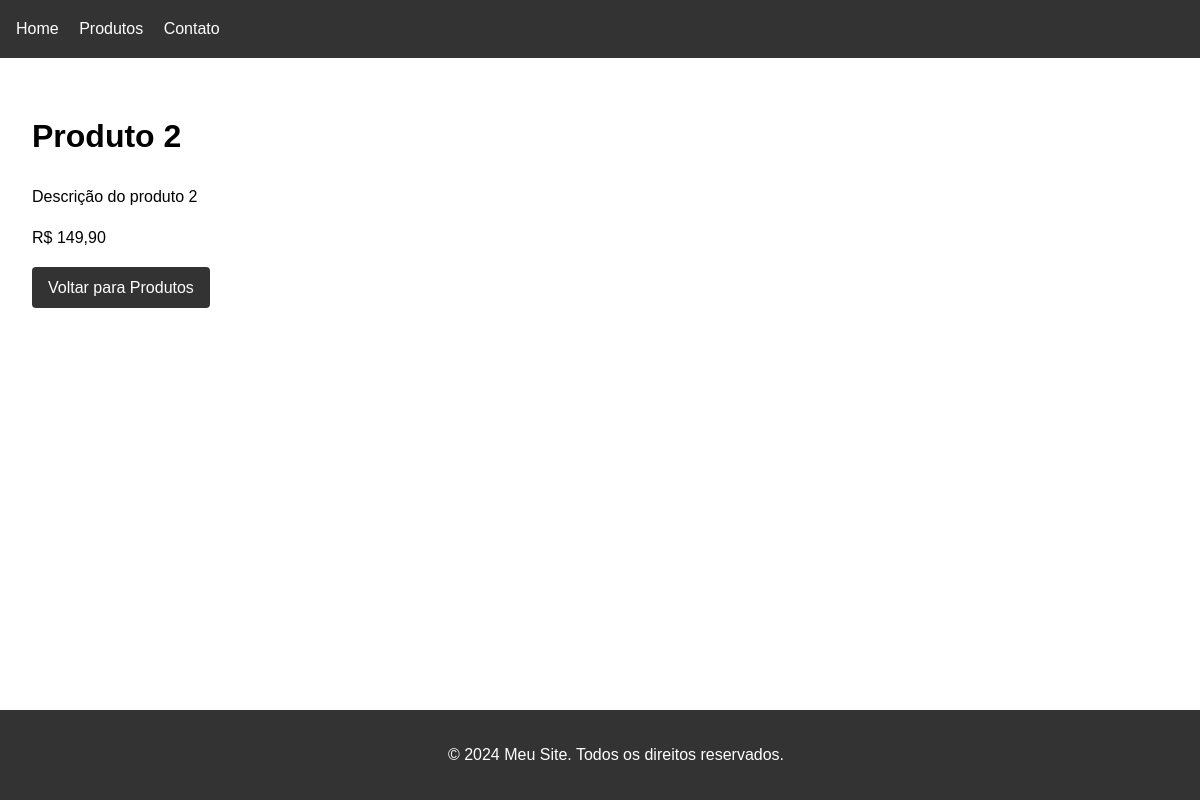
/index.php/produtos/2, run on the app's committed database.
### tables this page shows
CREATE TABLE products (
    id INTEGER PRIMARY KEY AUTOINCREMENT,
    name TEXT NOT NULL,
    description TEXT,
    price DECIMAL(10,2) NOT NULL
);

### Core/Controller.php (called while the page is built, shortened)
<?php
abstract class Controller {
    protected View $view;
    public function __construct(array $params) {
        $this->view = new View();
    }
    protected function render(string $view, array $data = []): void {
        $this->view->render($view, $data);
    }
}

### public/index.php (called while the page is built, shortened)
<?php
$router = new Core\Router();
$router->add('', ['controller' => 'Home', 'action' => 'index']);
$router->add('/', ['controller' => 'Home', 'action' => 'index']);
$router->add('produtos', ['controller' => 'Products', 'action' => 'index']);
$router->add('produtos/(\d+)', ['controller' => 'Products', 'action' => 'view']);
$router->add('contato', ['controller' => 'Contact', 'action' => 'index']);
$url = $_SERVER['REQUEST_URI'];
$url = parse_url($url, PHP_URL_PATH);
$url = str_replace('/index.php', '', $url);
$url = trim($url, '/');
try {
    $router->dispatch($url);
} catch (\Exception $e) {
    error_log($e->getMessage());
    http_response_code(404);
    include dirname(__DIR__) . '/App/Views/404.php';
}

### App/Views/products/view.php (the view)
<div class="product-details">
    <?php if ($product): ?>
        <h1><?= htmlspecialchars($product['name']) ?></h1>
        <div class="product-info">
            <p class="description"><?= htmlspecialchars($product['description']) ?></p>
            <p class="price">R$ <?= number_format($product['price'], 2, ',', '.') ?></p>
        </div>
        <a href="/index.php/produtos" class="btn">Voltar para Produtos</a>
    <?php else: ?>
        <p>Produto não encontrado.</p>
        <a href="/index.php/produtos" class="btn">Voltar para Produtos</a>
    <?php endif; ?>
</div>

### App/Views/layouts/main.php (style rules this page uses)
body { font-family: Arial, sans-serif; margin: 0; padding: 0; line-height: 1.6; }
.btn { display: inline-block; padding: 0.5rem 1rem; background: #333; color: white; text-decoration: none; border-radius: 4px; }

### data on the page
products: name "Produto 2", description "Descrição do produto 2", price "149,90"
